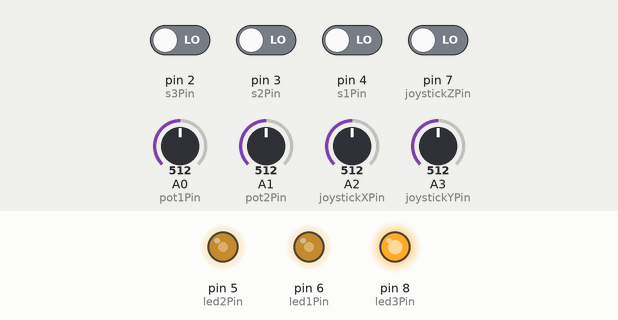
This sketch was run on a simulated Arduino Uno, built with avr-gcc and run on an emulated ATmega328P. Shown: output pins drawn as LEDs (lit = HIGH). Inputs (shaded band) come from the test bench; at power-on: pin 2 (s3Pin), pin 3 (s2Pin), pin 4 (s1Pin), pin 7 (joystickZPin) LOW, A0 (pot1Pin) = 512, A1 (pot2Pin) = 512, A2 (joystickXPin) = 512, A3 (joystickYPin) = 512. No radio packets arrive unless stated.

Above: at 1.2 s.
1.3 s: A0 (pot1Pin) set to 716
At 1.9 s:
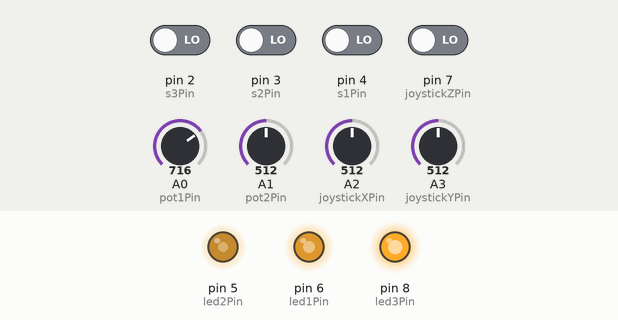
2.8 s: A1 (pot2Pin) set to 716
At 3.2 s:
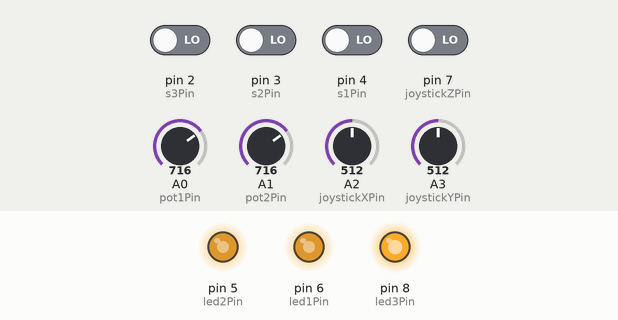
4.3 s: A0 (pot1Pin) set to 992
At 5.5 s:
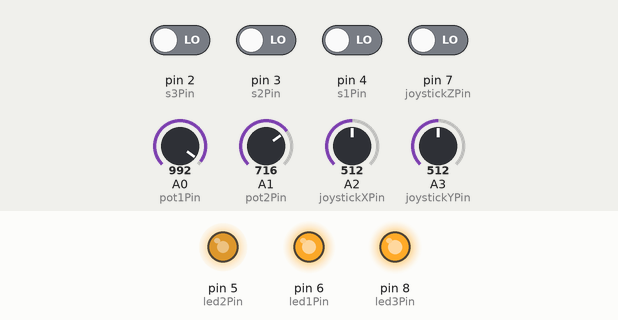
5.8 s: A1 (pot2Pin) set to 992
At 6.3 s:
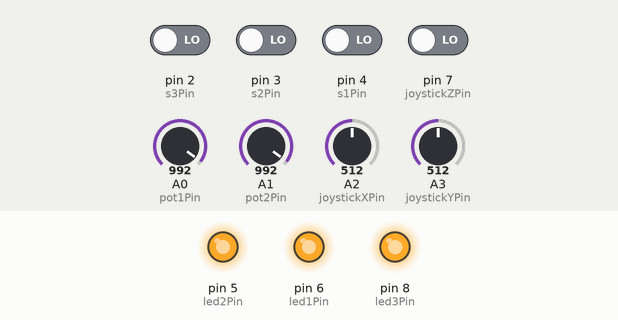
7.3 s: A0 (pot1Pin) set to 306
At 7.7 s:
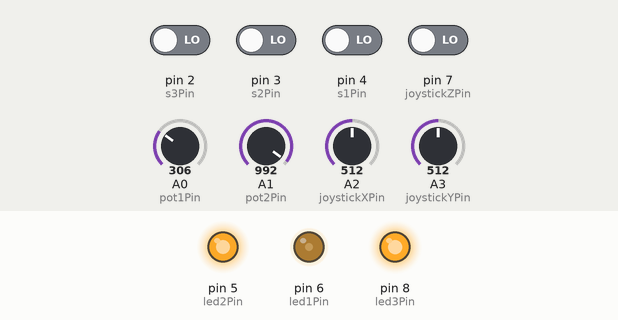
8.8 s: A1 (pot2Pin) set to 30
At 10.2 s:
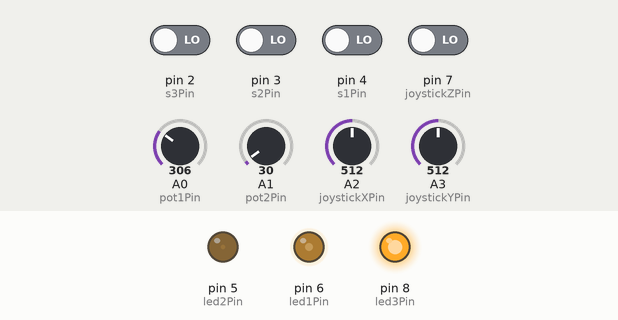
Timing chart, 0 to 11.3 s (numbered marks = the images above; inputs shaded):
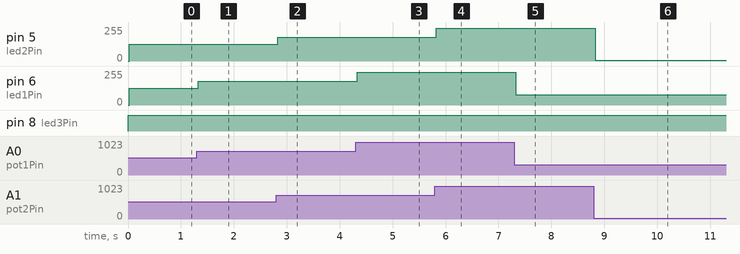

Measured:
- after the input at 1.3 s, pin 6 (led1Pin): 127/255 → 178/255 at once
- after the input at 2.8 s, pin 5 (led2Pin): 127/255 → 178/255 at once
- after the input at 4.3 s, pin 6 (led1Pin): 178/255 → 247/255 at once
- after the input at 5.8 s, pin 5 (led2Pin): 178/255 → 247/255 at once
- after the input at 7.3 s, pin 6 (led1Pin): 247/255 → 76/255 at once
- after the input at 8.8 s, pin 5 (led2Pin): 247/255 → 7/255 at once

The sketch:

05.1_RF24_Controller_3153_Official_Fall_2023.ino
```cpp
/**********************************************************************
* Filename    : RF24_Remote_Controller.ino
* Product     : Freenove 4WD Car for UNO
* Description : Code for RF24 Remote Controller.
* Auther      : www.freenove.com
* Modification: 2019/08/06
**********************************************************************/
// NRF24L01
#include <SPI.h>
#include "RF24.h"
RF24 radio(9, 10);                // define the object to control NRF24L01

    // Radio Address: each team should choose a unique address string
    // I suggest "TM0xx" where xx is your team number  ex:  TM001, TM014
const byte addresses[6] = "TM001";// define communication address which should correspond to remote control
    // Radio Channel: each team should choose a unique channel number between 20 and 127
    // I suggest you use:   (TeamNumber * 5) + 15  ex:  team 4 would use channel 35
const int RF24channel =  20;

// wireless communication
int dataWrite[8];                 // define array used to save the write data
// pins
const int pot1Pin = A0,           // define POT1 Potentiometer
          pot2Pin = A1,           // define POT2 Potentiometer
          joystickXPin = A2,      // define pin for direction X of joystick
          joystickYPin = A3,      // define pin for direction Y of joystick
          joystickZPin = 7,       // define pin for direction Z of joystick
          s1Pin = 4,              // define pin for S1
          s2Pin = 3,              // define pin for S2
          s3Pin = 2,              // define pin for S3
          led1Pin = 6,            // define pin for LED1 which is close to POT1 and used to indicate the state of POT1
          led2Pin = 5,            // define pin for LED2 which is close to POT2 and used to indicate the state of POT2
          led3Pin = 8;            // define pin for LED3 which is close to NRF24L01 and used to indicate the state of NRF24L01

void setup() {
  // NRF24L01
  radio.begin();                      // initialize RF24
  radio.setPALevel(RF24_PA_MAX);      // set power amplifier (PA) level
  radio.setDataRate(RF24_1MBPS);      // set data rate through the air
  radio.setRetries(10, 15);            // set the number and delay of retries
  radio.openWritingPipe(addresses);   // open a pipe for writing
  radio.openReadingPipe(1, addresses);// open a pipe for reading
  radio.setChannel(RF24channel);
  radio.stopListening();              // stop listening for incoming messages

// pin
  pinMode(joystickZPin, INPUT);       // set led1Pin to input mode
  pinMode(s1Pin, INPUT);              // set s1Pin to input mode
  pinMode(s2Pin, INPUT);              // set s2Pin to input mode
  pinMode(s3Pin, INPUT);              // set s3Pin to input mode
  pinMode(led1Pin, OUTPUT);           // set led1Pin to output mode
  pinMode(led2Pin, OUTPUT);           // set led2Pin to output mode
  pinMode(led3Pin, OUTPUT);           // set led3Pin to output mode
}

void loop()
{
  // put the values of rocker, switch and potentiometer into the array
  dataWrite[0] = analogRead(pot1Pin); // save data of Potentiometer 1
  dataWrite[1] = analogRead(pot2Pin); // save data of Potentiometer 2
  dataWrite[2] = analogRead(joystickXPin);  // save data of direction X of joystick
  dataWrite[3] = analogRead(joystickYPin);  // save data of direction Y of joystick
  dataWrite[4] = digitalRead(joystickZPin); // save data of direction Z of joystick
  dataWrite[5] = digitalRead(s1Pin);        // save data of switch 1
  dataWrite[6] = digitalRead(s2Pin);        // save data of switch 2
  dataWrite[7] = digitalRead(s3Pin);        // save data of switch 3

  // write radio data
  if (radio.writeFast(&dataWrite, sizeof(dataWrite)))  // if communication link is successful
  {
    digitalWrite(led3Pin, HIGH);  //
  }
  else {
    digitalWrite(led3Pin, LOW);
    radio.begin();                      // initialize RF24
    radio.setPALevel(RF24_PA_MAX);      // set power amplifier (PA) level
    radio.setDataRate(RF24_1MBPS);      // set data rate through the air
    radio.setRetries(0, 15);            // set the number and delay of retries
    radio.openWritingPipe(addresses);   // open a pipe for writing
    radio.openReadingPipe(1, addresses);// open a pipe for reading
    radio.setChannel(RF24channel);
    radio.stopListening();

  }
  delay(20);

  // make LED emit different brightness of light according to analog of potentiometer
  analogWrite(led1Pin, map(dataWrite[0], 0, 1023, 0, 255));
  analogWrite(led2Pin, map(dataWrite[1], 0, 1023, 0, 255));
}
```
